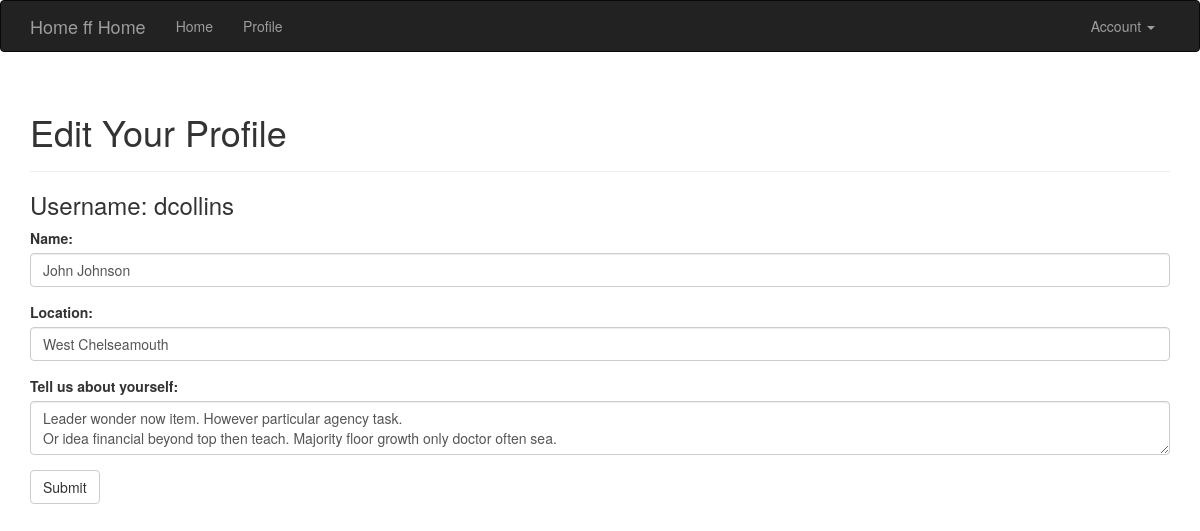
/edit_profile (signed in), run on the app's committed database.
### app/models.py (models this page shows, shortened)
class User(UserMixin,db.Model):
    __tablename__ = 'users'
    id = db.Column(db.Integer, primary_key=True)
    email = db.Column(db.String(64), unique=True, index=True)
    username = db.Column(db.String(64), unique=True, index=True)
    name = db.Column(db.String(64))
    location = db.Column(db.String(64))
    about_me = db.Column(db.Text())
    member_since = db.Column(db.DateTime(),default = datetime.utcnow)
    last_seen = db.Column(db.DateTime(),default = datetime.utcnow)
    role_id = db.Column(db.Integer, db.ForeignKey('roles.id'))
    posts = db.relationship('Post', backref='author',lazy='dynamic')
    comments = db.relationship('Comment',backref='author',lazy='dynamic')
    confirmed = db.Column(db.Boolean,default=False)
    password_hash = db.Column(db.String(128))
    avatar_hash=db.Column(db.String(32))
    followed = db.relationship('Follow',
                                foreign_keys = [Follow.follower_id],
                                backref=db.backref('follower',lazy='joined'),
                                lazy='dynamic',
                                cascade='all, delete-orphan')
    followers = db.relationship('Follow',
                                foreign_keys = [Follow.followed_id],
                                backref=db.backref('followed',lazy='joined'),
                                lazy='dynamic',
                                cascade='all, delete-orphan')
    def can(self,perm):
        return self.role is not None and self.role.has_permission(perm)
    @property
    def password(self):
        raise AttributeError('(chuckles) HA, password cannot be read, you FOOL.')
    def ping(self):
        self.last_seen = datetime.utcnow()
        db.session.add(self)
        db.session.commit()

### app/main/views.py (the view, shortened to what this page needs)
@main.route('/edit_profile', methods = ['GET','POST'])
@login_required
def edit_profile():
    form = EditProfileForm()
    form.name.data = current_user.name
    form.location.data = current_user.location
    form.about_me.data = current_user.about_me
    return render_template('edit_profile.html', form = form)

### app/main/forms.py
class EditProfileForm(FlaskForm):
    name = StringField("Name:")
    location = StringField("Location:")
    about_me = TextAreaField("Tell us about yourself:")
    submit = SubmitField('Submit')

### app/auth/views.py (called while the page is built)
@auth.before_app_request
def before_request():
    if current_user.is_authenticated:
        current_user.ping()
        if not current_user.confirmed and \
            request.endpoint and \
            request.blueprint != 'auth' and \
            request.endpoint != 'static':
            return redirect(url_for('auth.unconfirmed')) # send them to resend the email

### app/main/__init__.py (called while the page is built)
@main.app_context_processor
def inject_permissions():
    return dict(Permission=Permission)

### app/main/views.py (called while the page is built, shortened)
@main.after_app_request
def after_request(response):
    return response

### app/models.py (called while the page is built)
@login_manager.user_loader
def load_user(user_id):
    return User.query.get(int(user_id))

    def has_permission(self,perm):
        return self.permissions & perm == perm

### app/templates/edit_profile.html (shortened to what this page needs)
{% extends "base.html" %}
{% import "bootstrap/wtf.html" as wtf %}
{% block page_content %}
<div class="page-header">
    <h1>Edit Your Profile </h1>
</div>
    <h3>Username: {{current_user.username}}</h3>
{{ wtf.quick_form(form) }}
{% endblock %}

### data on the page
User: username "dcollins", name "John Johnson", location "West Chelseamouth", about_me "Leader wonder now item. However particular agency task. Or idea financial beyond top then teach. Majority floor growth only doctor often sea."
